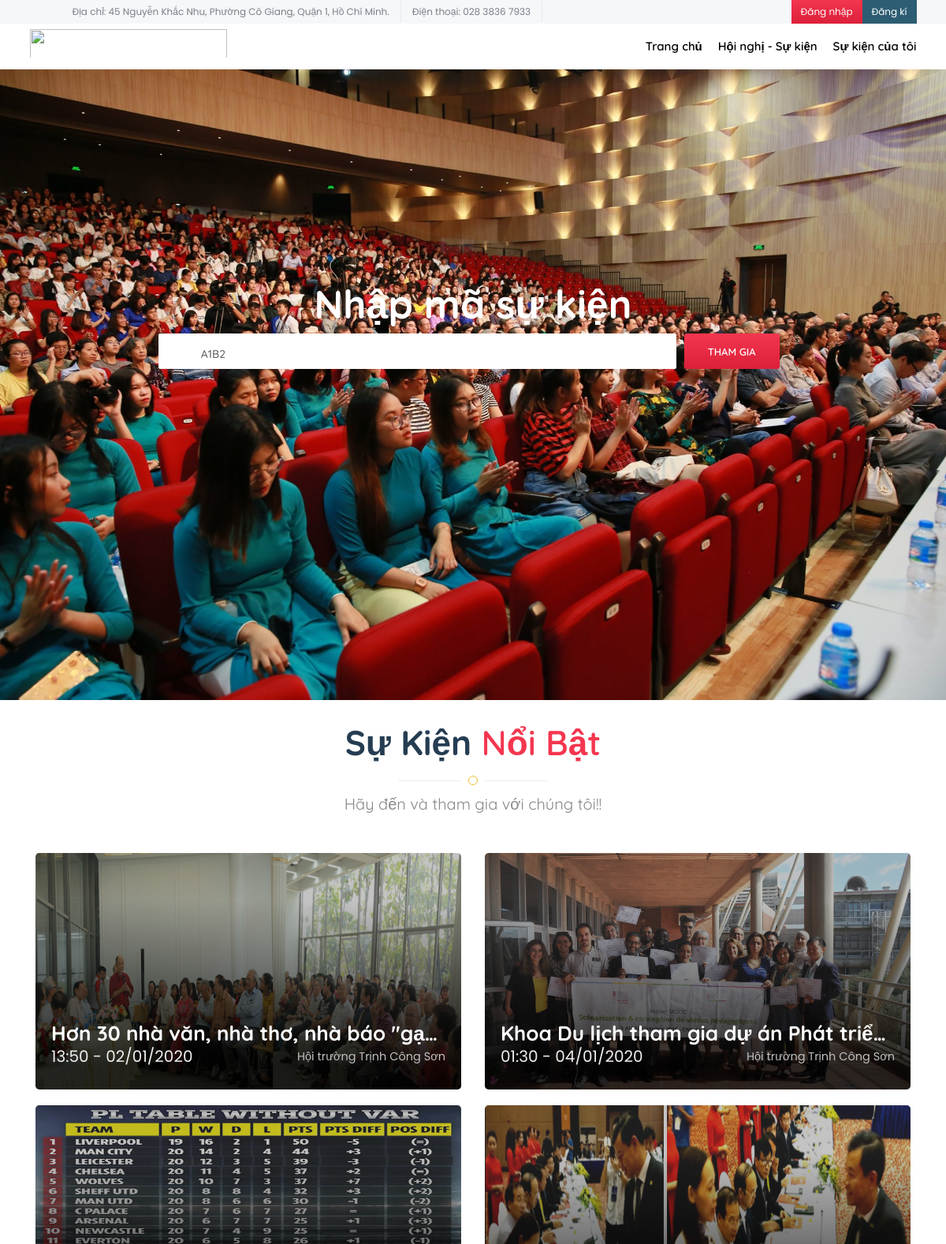
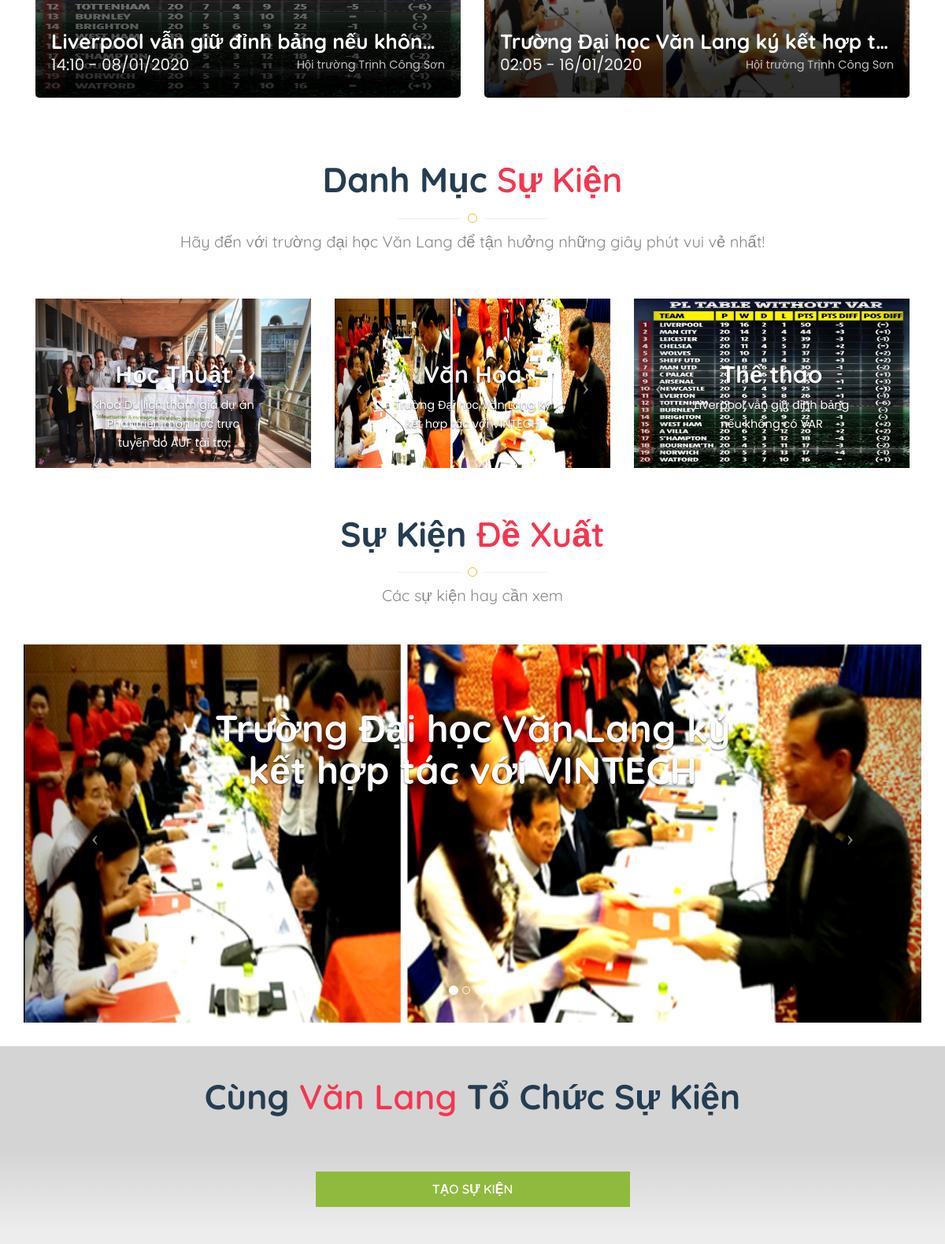
The page / (upper part) on the database its author committed (2 pictures, top to bottom).
### tables this page shows
CREATE TABLE `event` (
  `id` int(11) NOT NULL,
  `account_id` int(11) NOT NULL,
  `category_id` int(11) NOT NULL,
  `title` varchar(100) NOT NULL,
  `code` varchar(4) NOT NULL,
  `place` varchar(100) NOT NULL,
  `avatar` varchar(100) NOT NULL,
  `ticket_number` int(11) NOT NULL,
  `start_date` datetime NOT NULL,
  `end_date` datetime NOT NULL,
  `expired_date` datetime NOT NULL,
  `short_desc` varchar(100) NOT NULL,
  `description` text NOT NULL,
  `faculty_id` int(11) NOT NULL,
  `user_make_question` int(11) NOT NULL DEFAULT '0',
  `user_reply_question` int(11) NOT NULL DEFAULT '0',
  `check_question` int(11) NOT NULL DEFAULT '1',
  `last_modified` datetime NOT NULL DEFAULT CURRENT_TIMESTAMP,
  `public_at` datetime NOT NULL,
  `status` int(11) NOT NULL
);

CREATE TABLE `category` (
  `id` int(11) NOT NULL,
  `name` varchar(50) NOT NULL
);

### index.php (the view, shortened to what this page needs)
<?php
include('header.php');
$sqlFeature = "SELECT e.id, e.title, e.avatar, e.start_date, e.place, COUNT(a.event_id) AS total FROM event e LEFT JOIN attendee a ON e.id = a.event_id WHERE e.status = 4 GROUP BY e.id ORDER BY total DESC LIMIT 4";
$sqlAcademic = "SELECT e.id, e.title, e.avatar, c.name FROM event e, category c WHERE e.category_id = c.id AND c.id = 1 AND e.status = 4 ORDER BY e.public_at DESC";
$sqlCulture = "SELECT e.id, e.title, e.avatar, c.name FROM event e, category c WHERE e.category_id = c.id AND c.id = 2 AND e.status = 4 ORDER BY e.public_at DESC";
$sqlSport = "SELECT e.id, e.title, e.avatar, c.name FROM event e, category c WHERE e.category_id = c.id AND c.id = 3 AND e.status = 4 ORDER BY e.public_at DESC";
$sqlRecommend = "SELECT title, avatar, MAX(id) as id FROM event WHERE status = 4 GROUP BY faculty_id";
$resultFeature = mysqli_query($conn, $sqlFeature);
$resultAcademic = mysqli_query($conn, $sqlAcademic);
$resultCulture = mysqli_query($conn, $sqlCulture);
$resultSport = mysqli_query($conn, $sqlSport);
$resultRecommend = mysqli_query($conn, $sqlRecommend);
?>
    <section>
        <div class="tourz-search">
            <div class="container">
                <div class="row">
                    <div class="tourz-search-1">
                        <h1>Nhập mã sự kiện</h1>
                        <form class="tourz-search-form" id="join-room-form">
                            <div class="input-field">
                                <input type="text" id="select-city" class="autocomplete">
                            </div>
                            <div class="input-field">
                                <input type="text" id="event-code" class="autocomplete" required maxlength="4">
                                <label for="event-code" class="search-hotel-type">A1B2</label>
                            </div>
                            <div class="input-field">
                                <input type="submit" value="Tham gia" class="waves-effect waves-light tourz-sear-btn">
                            </div>
                        </form>
                    </div>
                </div>
            </div>
        </div>
    </section>
    <section>
        <div class="rows pad-bot-redu tb-space">
            <div class="container">
                <div class="spe-title">
                    <h2>Sự kiện <span>nổi bật</span> </h2>
                    <div class="title-line">
                        <div class="tl-1"></div>
                        <div class="tl-2"></div>
                        <div class="tl-3"></div>
                    </div>
                    <p>Hãy đến và tham gia với chúng tôi!!</p>
                </div>
                <?php
                while ($rowFeature = mysqli_fetch_assoc($resultFeature)) {
                  $feature_event_id = $rowFeature["id"];
                  $feature_event_name = $rowFeature["title"];
                  $feature_event_avatar = $rowFeature["avatar"];
                  $feature_event_place = $rowFeature["place"];
                  $feature_event_start =  date("H:i - d/m/Y", strtotime($rowFeature["start_date"]));
                  ?>
                  <div class="col-md-6 wow slideInUp">
                      <a href="event-detail.php?id=<?php echo $feature_event_id ?>">
                          <div class="tour-mig-like-com">
                              <div class="tour-mig-lc-img"> <img src="<?php echo $feature_event_avatar ?>" alt=""> </div>
                              <div class="tour-mig-lc-con">
                                  <h5><?php echo $feature_event_name ?></h5>
                                  <p><span><?php echo $feature_event_start ?></span><?php echo $feature_event_place ?></p>
                              </div>
                          </div>
                      </a>
                  </div>
                <?php
                }
                ?>
            </div>
        </div>
    </section>
    <section>
        <div class="rows pad-bot-redu tb-space">
            <div class="container">
                <div class="spe-title">
                    <h2>Danh mục <span>sự kiện</span></h2>
                    <div class="title-line">
                        <div class="tl-1"></div>
                        <div class="tl-2"></div>
                        <div class="tl-3"></div>
                    </div>
                    <p>Hãy đến với trường đại học Văn Lang để tận hưởng những giây phút vui vẻ nhất!</p>
                </div>
                <div class="col-md-4 wow slideInUp">
                	<div id="myCarousel1" class="carousel slide" data-ride="carousel">
                		<div class="carousel-inner category-fix-img">
	                    <?php
	                    if (mysqli_num_rows($resultAcademic) > 0) {
	                    	$count = 0;
	                    	while ($rowAcademic = mysqli_fetch_assoc($resultAcademic)) {
		                      	$count++;
		                        $academic_event_id = $rowAcademic["id"];
		                        $academic_event_name = $rowAcademic["title"];
		                        $academic_event_avatar = $rowAcademic["avatar"];
		                        $academic_category_name = $rowAcademic["name"];
	                    ?>
	                    	<div class="item <?php if ($count == 1) {echo 'active';} ?>">
		                        <a href="event-detail.php?id=<?php echo $academic_event_id ?>">
		                        	<img src="<?php echo $academic_event_avatar ?>" alt="Văn Lang" style="width:100%;">
		                        	<div class="carousel-caption">
		                        		<h3><?php echo $academic_category_name ?></h3>
		                            <p><?php echo $academic_event_name ?></p>
			                        </div>
			                    </a>
			                </div>
		                    <?php
		                      }
		                    }
		                    ?>
		                </div>
		                <a class="left carousel-control" href="#myCarousel1" data-slide="prev">
		                	<span class="icon-prev"></span>
		                </a>
		                <a class="right carousel-control" href="#myCarousel1" data-slide="next">
		                    <span class="icon-next"></span>
		                </a>
		            </div>
		        </div>
		        <div class="col-md-4 wow slideInUp">
                    <div id="myCarousel2" class="carousel slide" data-ride="carousel">
                    	<div class="carousel-inner category-fix-img">
	                    <?php
	                    if (mysqli_num_rows($resultCulture) > 0) {
	                    	$count = 0;
	                    	while ($rowCulture = mysqli_fetch_assoc($resultCulture)) {
		                        $count++;
		                        $culture_event_name = $rowCulture["title"];
		                        $culture_event_avatar = $rowCulture["avatar"];
		                        $culture_category_name = $rowCulture["name"];
	                    ?>
	                    	<div class="item <?php if ($count == 1) {echo 'active';} ?>">
		                        <a href="event-detail.php?id=<?php echo $academic_event_id ?>">
		                        	<img src="<?php echo $culture_event_avatar ?>" alt="Văn Lang" style="width:100%;">
		                        	<div class="carousel-caption">
		                        		<h3><?php echo $culture_category_name ?></h3>
		                            <p><?php echo $culture_event_name ?></p>
			                        </div>
			                    </a>
			                </div>
		                    <?php
		                      }
		                    }
		                    ?>
		                </div>
                      <a class="left carousel-control" href="#myCarousel2" data-slide="prev">
                        <span class="icon-prev"></span>
                      </a>
                      <a class="right carousel-control" href="#myCarousel2" data-slide="next">
                        <span class="icon-next"></span>
                      </a>
                    </div>
              </div>
              <div class="col-md-4 wow slideInUp">
                    <div id="myCarousel3" class="carousel slide" data-ride="carousel">
                    	<div class="carousel-inner category-fix-img">
	                    <?php
	                    if (mysqli_num_rows($resultSport) > 0) {
	                    	$count = 0;
	                    	while ($rowSport = mysqli_fetch_assoc($resultSport)) {
	                    		$count++;
          								$sport_event_name = $rowSport["title"];
          								$sport_event_avatar = $rowSport["avatar"];
          								$sport_category_name = $rowSport["name"];
	                    ?>
	                    	<div class="item <?php if ($count == 1) {echo 'active';} ?>">
		                        <a href="event-detail.php?id=<?php echo $academic_event_id ?>">
		                        	<img src="<?php echo $sport_event_avatar ?>" alt="Văn Lang" style="width:100%;">
		                        	<div class="carousel-caption">
		                        		<h3><?php echo $sport_category_name ?></h3>
		                            <p><?php echo $sport_event_name ?></p>
			                        </div>
			                    </a>
			                </div>
		                    <?php
		                      }
		                    }
		                    ?>
		                </div>
                      <a class="left carousel-control" href="#myCarousel3" data-slide="prev">
                        <span class="icon-prev"></span>
                      </a>
                      <a class="right carousel-control" href="#myCarousel3" data-slide="next">
                        <span class="icon-next"></span>
                      </a>
                    </div>
              </div>
            </div>
        </div>
    </section>
    <section>
        <div class="rows pad-bot-redu tb-space">
            <div class="container" id="inner-page-title">
                <div class="spe-title">
                    <h2>Sự kiện <span>đề xuất</span></h2>
                    <div class="title-line">
                        <div class="tl-1"></div>
                        <div class="tl-2"></div>
                        <div class="tl-3"></div>
                    </div>
                    <p>Các sự kiện hay cần xem</p>
                </div>
                <div class="wow slideInUp">
                    <div id="carousel-recommend" class="carousel slide" data-ride="carousel">
                      <ol class="carousel-indicators">
                        <?php
                          if (mysqli_num_rows($resultRecommend) > 1) {
                            $count = 0;
                            for ($i=0; $i < mysqli_num_rows($resultRecommend); $i++) {
                              $count++;
                              ?>
                                <li data-target="#carousel-recommend" data-slide-to="<?php echo $i ?>" class="<?php if ($count == 1) echo 'active' ?>"></li>
                              <?php
                            }
                          }
                        ?>
                      </ol>
                      <div class="carousel-inner dexuat">
                        <?php
                          if (mysqli_num_rows($resultRecommend) > 0) {
                            $count = 0;
                            while ($rowRecommend = mysqli_fetch_assoc($resultRecommend)) {
                              $count++;
                              $recommend_event_id = $rowRecommend['id'];
                              $recommend_event_name = $rowRecommend['title'];
                              $recommend_event_avatar = $rowRecommend['avatar'];
                          ?>
                        <div class="item <?php if ($count == 1 ) echo 'active' ?>">
                          <a href="event-detail.php?id=<?php echo $recommend_event_id ?>">
                            <img src="<?php echo $recommend_event_avatar ?>" alt="Văn Lang">
                            <div class="carousel-caption">
                              <h3><?php echo $recommend_event_name ?></h3>
                            </div>
                          </a>
                        </div>
                          <?php
                            }
                          }
                        ?>
                      </div>
                      <a class="left carousel-control" href="#carousel-recommend" data-slide="prev">
                        <span class="icon-prev"></span>
                      </a>
                      <a class="right carousel-control" href="#carousel-recommend" data-slide="next">
                        <span class="icon-next"></span>
                      </a>
                    </div>
              </div>
            </div>
        </div>
    </section>
    <section class="conect">
            <div class="container ">
                    <div class="tourz-search-1 tourz-search-2">
                        <div class="spe-title">
                            <h2>Cùng <span>Văn Lang</span> tổ chức sự kiện</h2>
                        </div>
                        <div class="input-field">
                        	<a href="add-event.php" class="waves-effect waves-light tourz-sear-btn2">Tạo sự kiện</a>
                        </div>
                    </div>
            </div>
    </section>
<?php
include('footer.php');
?>

### rows shown on the page
event: avatar (picture), title "Hơn 30 nhà văn, nhà thơ, nhà báo \"gạ…", start_date "13:50 - 02/01/2020", place "Hội trường Trịnh Công Sơn"
event: avatar (picture), title "Khoa Du lịch tham gia dự án Phát triể…", start_date "01:30 - 04/01/2020", place "Hội trường Trịnh Công Sơn", category.name "Học Thuật", title "Khoa Du lịch tham gia dự án Phát triển môn học trực tuyến do AUF tài trợ"
event: avatar (picture), title "Liverpool vẫn giữ đỉnh bảng nếu khôn…", start_date "14:10 - 08/01/2020", place "Hội trường Trịnh Công Sơn", category.name "Thể thao", title "Liverpool vẫn giữ đỉnh bảng nếu không có VAR"
event: avatar (picture), title "Trường Đại học Văn Lang ký kết hợp t…", start_date "02:05 - 16/01/2020", place "Hội trường Trịnh Công Sơn", category.name "Văn Hóa", title "Trường Đại học Văn Lang ký kết hợp tác với VINTECH"

### other values the page prints
$recommend_event_name "Trường Đại học Văn Lang ký kết hợp tác với VINTECH"
